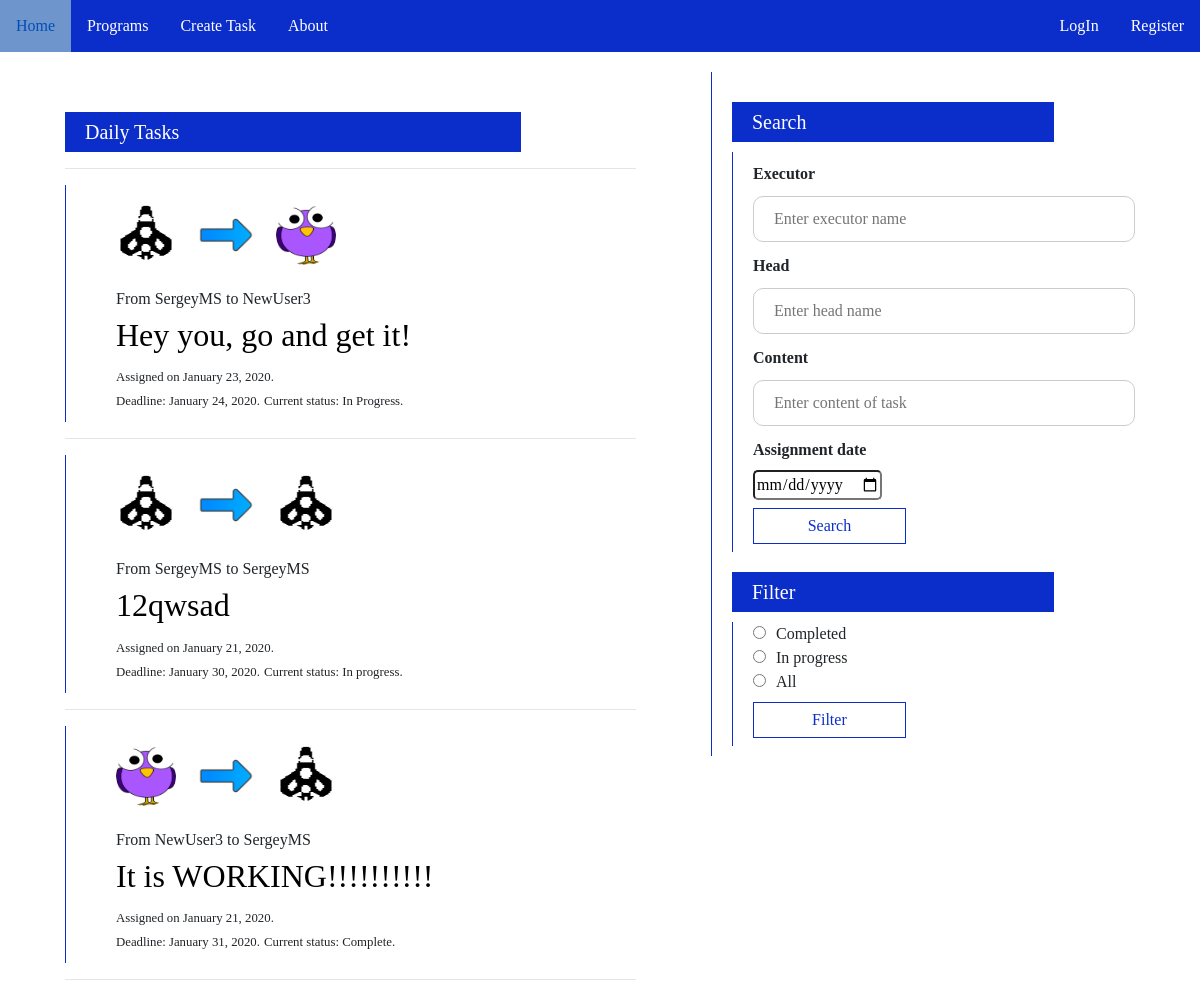
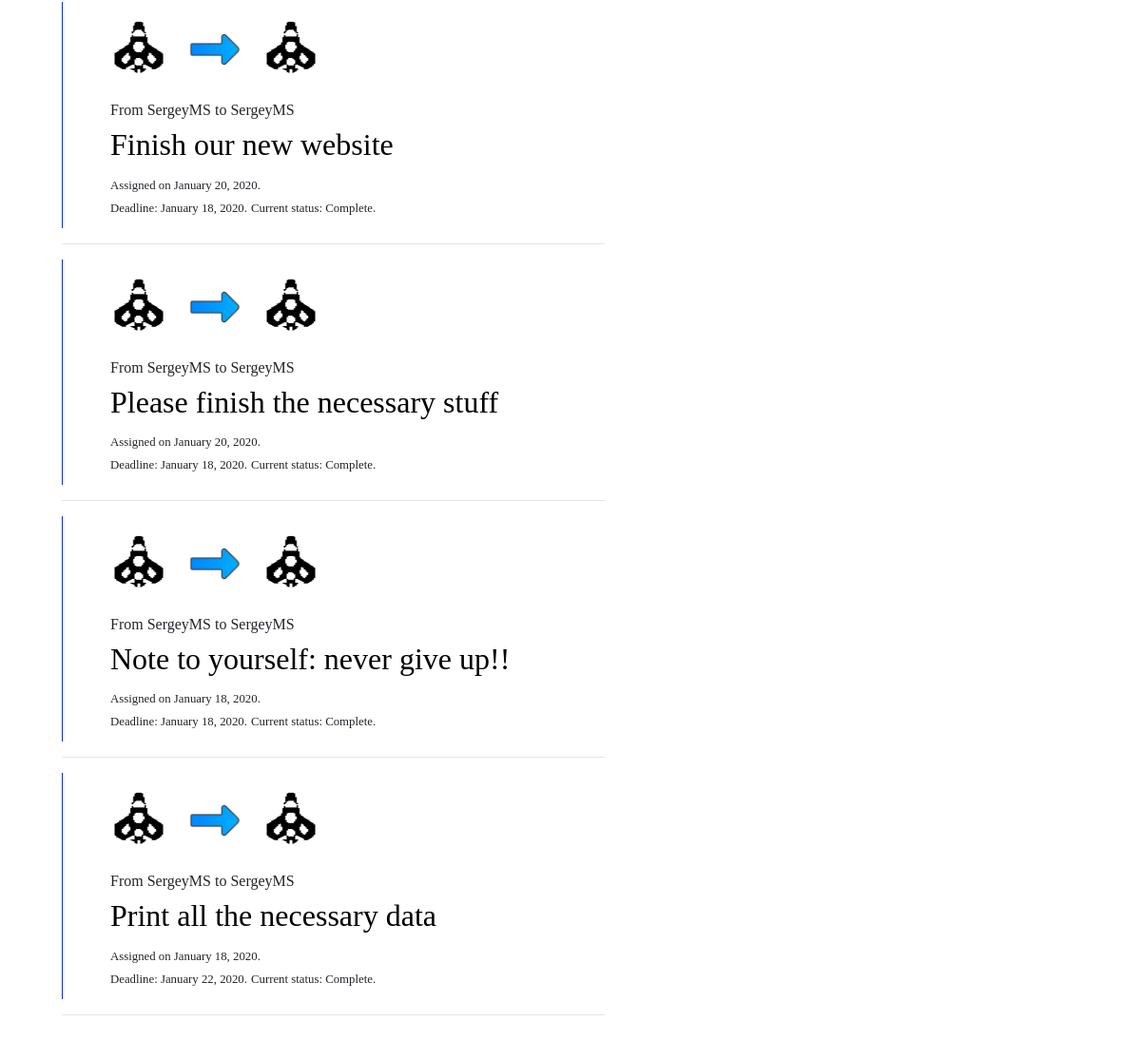
/, run on an earlier commit of the app's database (2 pictures, top to bottom).
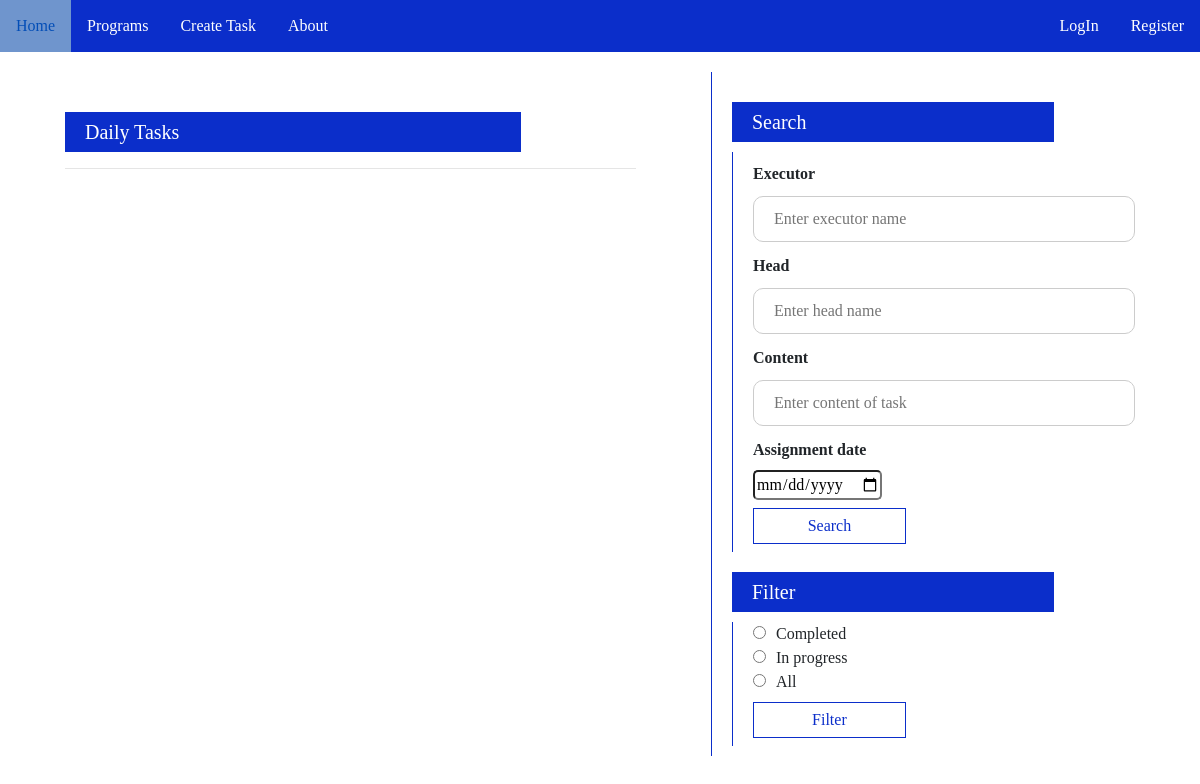
And on a later commit of the database.
### daily_tasks/models.py (models this page shows)
class Task(models.Model):
    BASE_DIR = os.path.dirname(os.path.dirname(os.path.abspath(__file__)))
    full_filename = os.path.join('media', 'utility', 'arrow.png')
    head = models.ForeignKey(User, on_delete = models.CASCADE, unique = False)
    executor = models.ForeignKey(User, related_name = 'executor', on_delete= models.CASCADE, unique = False)
    assignment_date = models.DateTimeField(auto_now = True)
    end_date = models.DateTimeField(default = timezone.now)
    content = models.TextField()
    status = models.CharField(max_length = 20)

### daily_tasks/views.py (the view)
# urls.py: path('', views.TaskPageView().as_view, name = 'tasks_page'),
    def as_view(self, request):
        self.request = request
        if self.post_requests[2] in self.request.POST:
            self.form = NewTaskForm()
            self.form.is_valid(self.request)
            return redirect('tasks:tasks_page')
        elif self.post_requests[0] in self.request.POST:
            if 'filter_choice' in self.request.POST:
                self.filter_button()
            return redirect('tasks:tasks_page')
        elif self.post_requests[1] in self.request.POST:
            return HttpResponseRedirect(reverse('tasks:task_details', kwargs={'pk':self.request.POST.get(self.post_requests[1])}))
        elif self.post_requests[3] in self.request.POST:
            self.search()
            return(render(self.request, 'daily_tasks/home.html', {'tasks':self.content.order_by('-assignment_date', '-end_date')}))
        else:
            return(render(self.request, 'daily_tasks/home.html', {'tasks':self.content.order_by('-assignment_date', '-end_date')}))

### daily_tasks/templates/daily_tasks/home.html (shortened to what this page needs)
{% extends 'daily_tasks/base.html'%}
{% block content %}
{%load static%}
<form  method="POST">
  <div class="container_form">
    <div class = 'lbl' id = 'search_label'>Search</div>
    <div id = 'search_content'
    style = 'border-left: 1px solid rgb(11, 46, 202); padding-left: 20px'>
    <label for="uname"><b>Executor</b></label>
    <input type="text" placeholder="Enter executor name" name="executor">
    <label for="Head"><b>Head</b></label>
    <input type="text" placeholder="Enter head name" name="head">
    <label for="Content"><b>Content</b></label>
    <input type="text" placeholder="Enter content of task" name="content">
    <label for="time"><b>Assignment date</b></label><br>
    <input class = "date_input" type="date" name="assignment_date">
    <br>
    <button type="submit" name = 'search_button'>Search</button>
    </div>
    <div class = 'lbl' id = 'filter_label'>Filter</div>
    <div class = 'filter_block' id = 'filter_content'
     style = 'border-left: 1px solid rgb(11, 46, 202); padding-left: 20px'>
    <input type="radio" name = 'filter_choice' value = 'Complete'>Completed</button><br>
    <input type="radio" name = 'filter_choice' value = 'In Progress'>In progress</input><br>
    <input type="radio" name = 'filter_choice' value = 'All'>All</input><br>
    <button type="submit" name = 'filter'>Filter</button>
    </div>
  </div>
  </form>
    <div class="task_field">
        <div class="lbl">Daily Tasks</div>
        <hr>
    {% for task in tasks %}
        <div class = 'task_instance'>
        <img class = 'task_image' src = '{{task.head.profile.image.url}}'>
        <img class = 'task_image' src = '{{task.full_filename}}'>
        <img class = 'task_image' src = '{{task.executor.profile.image.url}}'>
        <br><br><br>
        <p>From {{task.head}} to {{task.executor}}</p>
        <h2><a href="{% url 'tasks:task_details' task.pk %}">{{task.content}}<a></h2>
        <small>Assigned on {{task.assignment_date|date:'F d, Y'}}. <br>Deadline: {{task.end_date|date:'F d, Y'}}.</small>
        <small>Current status: {{task.status}}.</small><br>
        </div>
        <hr>
    {% endfor %}
    </div>
{% endblock content %}

What changed in the data, as far as the page shows it:
removed Task: shows a picture, head "SergeyMS", executor "NewUser3", content "Hey you, go and get it!", assignment_date "January 23, 2020", end_date "January 24, 2020", status "In Progress"
removed Task: head "SergeyMS", executor "SergeyMS", content "12qwsad", assignment_date "January 21, 2020", end_date "January 30, 2020", status "In progress"
removed Task: shows a picture, head "NewUser3", executor "SergeyMS", content "It is WORKING!!!!!!!!!!", assignment_date "January 21, 2020", end_date "January 31, 2020", status "Complete"
removed Task: head "SergeyMS", executor "SergeyMS", content "Finish our new website", assignment_date "January 20, 2020", end_date "January 18, 2020", status "Complete"
removed Task: head "SergeyMS", executor "SergeyMS", content "Please finish the necessary stuff", assignment_date "January 20, 2020", end_date "January 18, 2020", status "Complete"
removed Task: head "SergeyMS", executor "SergeyMS", content "Note to yourself: never give up!!", assignment_date "January 18, 2020", end_date "January 18, 2020", status "Complete"
removed Task: head "SergeyMS", executor "SergeyMS", content "Print all the necessary data", assignment_date "January 18, 2020", end_date "January 22, 2020", status "Complete"
